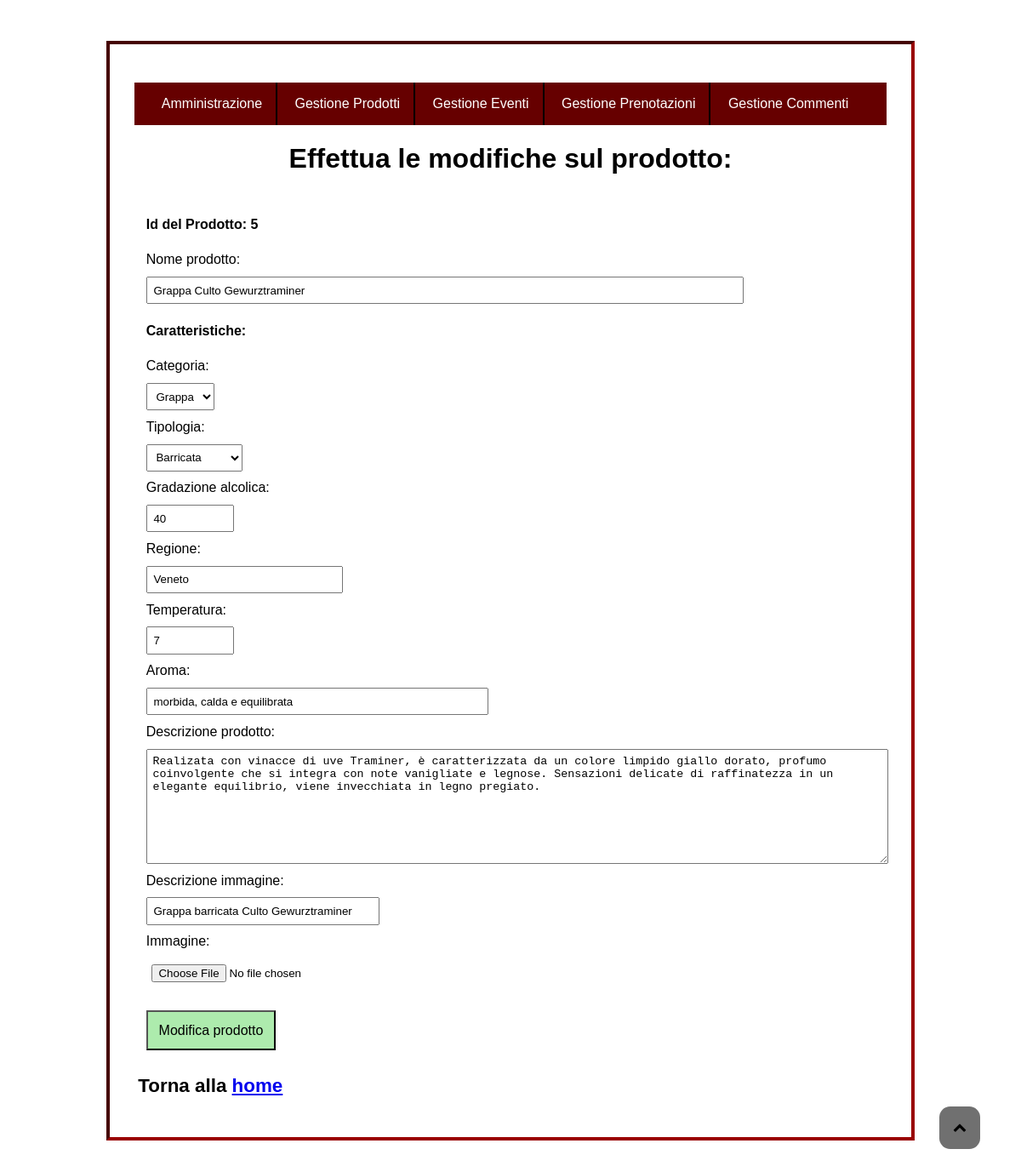
/Admin/form_amministrazione/modelproduct.php?idprodotto=5, run on the app's committed database.
### tables this page shows
CREATE TABLE prodotti(
	idprodotto INT(6) PRIMARY KEY NOT NULL auto_increment,	
	titolo VARCHAR(100) NOT NULL,			
	tipoalc VARCHAR(64) NOT NULL,			
	tipologia VARCHAR(64) NOT NULL,			
	gradazione INT(3) NOT NULL, 			
	regione VARCHAR(60) NOT NULL, 			
	temp VARCHAR(15) NOT NULL,				
	aroma VARCHAR(100) NOT NULL, 			
	desc_prod VARCHAR(2000) NOT NULL,
	alt VARCHAR(200) DEFAULT NULL,
	immagini LONGBLOB DEFAULT NULL,
	INDEX(titolo)
);

### Admin/form_amministrazione/modelproduct.php (the view, shortened to what this page needs)
<?php
if(isset($_POST['elimina'])){
    if(isset($_POST['check'])){
    	foreach ($_POST['check'] as $id){
        $check=mysqli_query($conn, "SELECT * FROM prodotti WHERE idprodotto='$id'") or die ("non esiste il prodotto".mysqli_error());
        if(mysqli_num_rows($check)>0){
            $delete=mysqli_query($conn, "DELETE FROM prodotti WHERE idprodotto='$id'") or die ("non eliminato".mysqli_error());
            header('location:queryeliminaprodotto.php');
            exit();
            }
        }
    }
    header('location: queryeliminaprodotto.php');
    exit();
}
else{
	$id=$_GET['idprodotto'];
    $catalogo=array();
	$query=mysqli_query($conn, "SELECT * FROM prodotti WHERE idprodotto='$id'");
	while($row=mysqli_fetch_assoc($query))
	{
		$catalogo[]=$row;
	}
	$mod_prod=file_get_contents("modificaproduct.html");
	foreach($catalogo as $catalogomultiplo)
	{
		$mod_prod=str_replace('$idprodotto$', $catalogomultiplo["idprodotto"], $mod_prod);
		$mod_prod=str_replace('$titolo$', $catalogomultiplo["titolo"], $mod_prod);
		$mod_prod=str_replace('$tipoalc$', $catalogomultiplo["tipoalc"], $mod_prod);
		$mod_prod=str_replace('$tipologia$', $catalogomultiplo["tipologia"], $mod_prod);
		$mod_prod=str_replace('$gradazione$', $catalogomultiplo["gradazione"], $mod_prod);
		$mod_prod=str_replace('$regione$', $catalogomultiplo["regione"], $mod_prod);
		$mod_prod=str_replace('$temp$', $catalogomultiplo["temp"], $mod_prod);
		$mod_prod=str_replace('$aroma$', $catalogomultiplo["aroma"], $mod_prod);
		$mod_prod=str_replace('$desc_prod$', $catalogomultiplo["desc_prod"], $mod_prod);
		$mod_prod=str_replace('$alt$', $catalogomultiplo["alt"], $mod_prod);
		$mod_prod=str_replace('$img$', $catalogomultiplo["immagini"], $mod_prod);
	}
echo $mod_prod;
}
?>

### Admin/amministrazione.css (style rules this page uses)
html, body { max-width:950px; margin: auto; font-family: Georgia, Arial, sans-serif; font-size: 100%; background: url(../img/vignaamm3.jpg); background-repeat: no-repeat; background-attachment: fixed; background-size: cover; }
body { padding-top: 3em; padding-bottom: 3em; }
.btn_btn-success { background: #adebad; font-size:1em; margin-top: 1em; padding: 0.8em; text-decoration: none; color: black; cursor: pointer; }
#myBtn { position: fixed; bottom: 2.4em; right: 3em; z-index: 99; border: none; outline: none; padding: 1em; border-radius: 0.8em; background: #707070; }
#myBtn span { color: black; }
.fa-chevron-up:before { content:"\f077"; }
#adm-content, #corpoform { background: white; padding: 1.8em; border: inset 4px #990000; }
#adm-content h1, #corpoform h1 { text-align: center; }
#adm-content h2, #corpoform h2 { text-align: left; margin-left: 0.2em; font-size: 1.4em; }
#corpoform p { display: block; font-weight: bold; }
#input1, #tipo, #tipologia, #input2, #input3, #input4, #input5, #input6, #input8, #input9, #input10, #input11, #input12, #input13, #input14, #input15, #desc, #image { padding: 0.5em; display: block; margin-top: 0.8em; margin-bottom: 0.8em; }
#input1 { width: 80%; }
#input2, #input4 { width: 10%; }
#input3 { width: 25%; }
#input5 { width: 45%; }
#input6 { width: 100%; }
#input11, #desc { width: 30%; }
.adm-form { border: none; }
.intestazione_commento h2, p { display: inline; line-height: 2; }
.header_amm { background: #660000; display: block; z-index: 100; margin: auto; width: 100%; }
#menu_amm li { list-style-type: none; display: inline-block; z-index: 6; padding: 1em; font-size: 1em; border-right: 2px solid black; }
#menu_amm a { text-align: center; }
#menu_amm>li>a { color:white; text-decoration: none; }
#menu_amm { padding-left: 1em; padding-right: 1em; }
#menu_amm>li:last-child { border-right: none; }

### Admin/stampa_amm.css (style rules this page uses)
html, body { max-width: 1000px; margin: auto; font-family: Georgia, Arial, sans-serif; font-size: 100%; background: none; }
body { padding-top: 1em; padding-bottom: 1em; }
.btn_btn-success { text-decoration: none; border: 2px groove black; background: none; }
#myBtn { display: none; }
#adm-content, #corpoform { background: white; padding: 0.6em; border: inset 4px black; }
#adm-content h1, #corpoform h1 { text-align: center; margin: 0.2em; font-size: 1.5em; }
#adm-content h2, #corpoform h2 { text-align: left; margin-left: 0.2em; font-size: 1.1em; }
#corpoform p { display: block; font-weight: bold; }
#input1, #tipo, #tipologia, #input2, #input3, #input4, #input5, #input6, #input8, #input9, #input10, #input11, #input12, #input13, #input14, #input15, #desc, #image { padding: 0.5em; display: block; margin-top: 0.8em; margin-bottom: 0.8em; }
#input1 { width: 80%; }
#input2, #input4 { width: 10%; }
#input3 { width: 25%; }
#input5, #desc { width: 45%; }
#input6 { width: 100%; }
.adm-form { border: none; }
.intestazione_commento h2, p { display: inline; line-height: 2; }
.header_amm, #hamburger, #menu_amm { display: none; }

### data on the page
prodotti: titolo "Grappa Culto Gewurztraminer", tipoalc "Grappa", tipologia "Barricata", gradazione "40", regione "Veneto", temp "7", aroma "morbida, calda e equilibrata", desc_prod "Realizata con vinacce di uve Traminer, è caratterizzata da un colore limpido giallo dorato, profumo coinvolgente che si integra con note vanigliate e legnose. Sensazioni delicate di raffinatezza in un elegante equilibrio, viene invecchiata in legno pregiato.", alt "Grappa barricata Culto Gewurztraminer"
